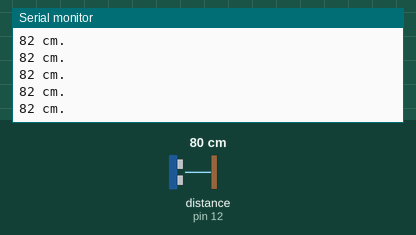
A sketch run on a simulated Arduino Uno, built with avr-gcc and run on an emulated ATmega328P. Shown: the last lines printed to the serial monitor. Wiring (inferred from the names in the program): ultrasonic range finder: trigger pin 11; echo pin 12. The test bench sets the inputs (shaded band); at power-on: distance to the obstacle (sensor on pin 12) 80 cm. The echo pulse lasts 58.3 µs per cm.

Above: at 1.2 s.
1.3 s: distance to the obstacle (sensor on pin 12) set to 9 cm
At 1.34 s:
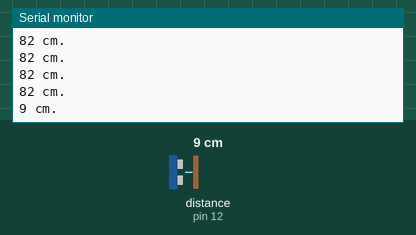
4.3 s: distance to the obstacle (sensor on pin 12) set to 4 cm
At 4.31 s:
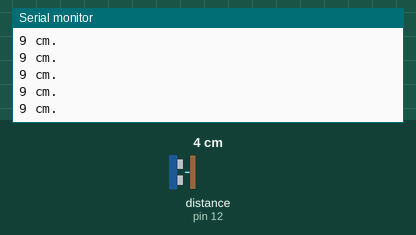
Timing chart, 0 to 7.3 s (numbered marks = the images above; inputs shaded):
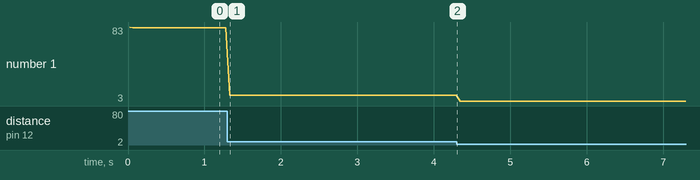

Measured:
- after the input at 1.3 s, the serial monitor: prints a new line at once (image 1)
- plotted number 1: 82 → 9 after the input at 1.3 s, 9 → 3 after the input at 4.3 s

The sketch:

udaljenost.ino
```cpp
const int trig=11;
const int echo=12;

void setup() {
  // put your setup code here, to run once:
 pinMode (trig, OUTPUT);
 pinMode (echo, INPUT);

 Serial.begin (9600);
 Serial.println ("Mjerenje udaljenosti");
 Serial.println("");
}

void loop() {
  // put your main code here, to run repeatedly:

long vrijeme, udaljenost;

digitalWrite (trig, HIGH);
delayMicroseconds (10);
digitalWrite (trig, LOW);

vrijeme = pulseIn (echo, HIGH);
udaljenost = (vrijeme/2)/28;
Serial.print (udaljenost);
Serial.println (" cm.");

delay (50);
}
```
